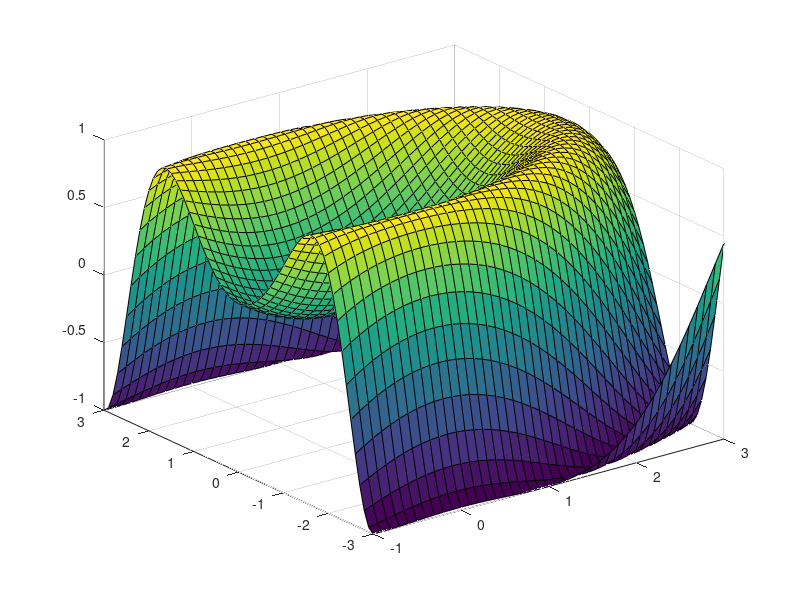
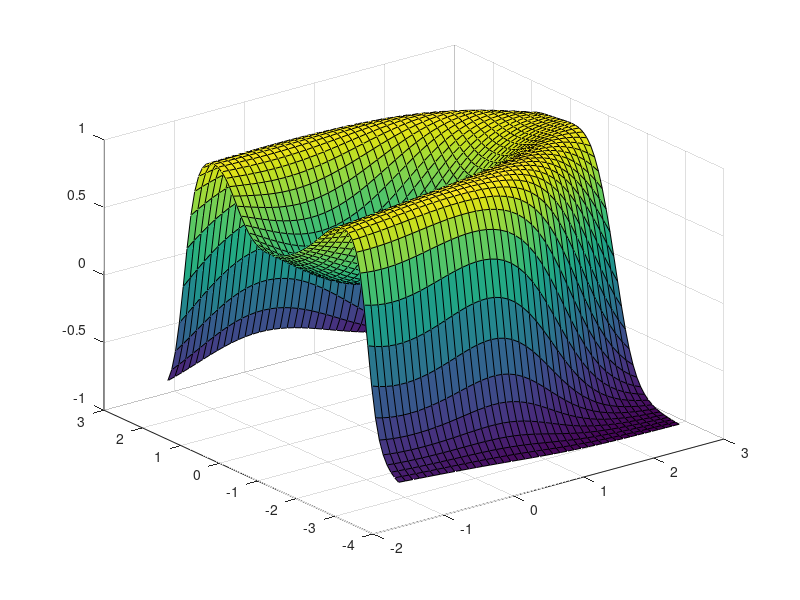

Reproduce these figures in MATLAB, in order.
clc
close all
clear all
x1=[-1:0.1:3] %x1 belongs to -1 to 3
x2=[-3:0.1:3] %x2 belongs to -3 to 3
[X1,X2]=meshgrid(x1,x2);
FX=sin((X1.^2)./4+(X2.^2)./2);
% mesh(X1,X2,FX);
surf(X1,X2,FX);


%sampling input x1,x2s to create target sequence

k=ones(61,41)
a=X1(:);
b=X2(:);
d=FX(:);
kk=k(:);

%colunm wise



%2-5-4-1 
%3 layer neural networks
m=5;
n=2;
k=4;
p=1;
%randomly assigning
w1=(rand(m,n+1)-0.5)./(n+1); %1 is bias
w2=(rand(k,m+1)-0.5)./(m+1);
w3=(rand(p,k+1)-0.5)./(k+1);

ct=1

old1=0;
old2=0;
old3=0;
%initating condition
s2(2501)=0
h2(2501)=0
for oi=1:100
    
%     i=0
% a=randperm(10)
% % this is matlab for loop not for c loop
% %colunm wise is taking
% for t=a
%     i=i+1
% end
e=randperm(length(a)); 
%be careful with randperm
for i=1:2501
X11(i)=a(e(i)); %here e f g are colunm number randomly choosen
X22(i)=b(e(i));
O44(i)=kk(e(i));
FX2(i)=d(e(i));
end
%w.r.t to e f g values in a,b,c are taken randomly


    for j=1:2501
    gamma=1;
x=[X11(j);X22(j);O44(j)]; 
%weights initating based on inputs and outputs
u1=w1*x;
o1=tanh(gamma.*u1);
o1b=[o1;1];
u2=w2*o1b;
o2=tanh(gamma.*u2);
o2b=[o2;1];
u3=w3*o2b;
yy=tanh(gamma.*u3); %output for given inputs
s2(j)=yy;

   %2-5-4-1 
ee(j)=FX2(j)-yy;

%back propgation
ssz=0.03; %alpha step size
%local vectors
d3=diag(ee(j))*(1-tanh((u3(1).^2)))';
dw3=ssz*d3*(o2b)';
d2=diag(((w3(:,1:4))')*(d3))*[(1-tanh((u2(1).^2))) (1-tanh(u2(2).^2)) (1-tanh(u2(3).^2)) (1-tanh(u2(4).^2))]';
dw2=ssz*d2*(o1b)';
d1=diag(((w2(:,1:5))')*(d2))*[(1-tanh((u1(1).^2))) (1-tanh(u1(2).^2)) (1-tanh(u1(3).^2)) (1-tanh(u1(4).^2)) (1-tanh(u1(5)).^2)]';
dw1=ssz*d1*(x)';

%updating weights
w3=w3+dw3;
w2=w2+dw2;
w1=w1+dw1;



%still need to stop updating criteria
%if trying  weights or error till zero then generalization occurs we need to prevent it

    end
    
    % for t=1:2501
%     rr=[X11(t);X22(t);O44(t)];
% u11=old1*rr;
% o11=tanh(gamma.*u11);
% o11b=[o11;1];
% u21=old2*o11b;
% o21=tanh(gamma.*u21);
% o21b=[o21;1];
% u31=old3*o21b;
% h2(t)=tanh(gamma.*u3); %output for given inputs
% end
% %error correction
% e=h2-s2;
% e1=abs(e);
% if (abs(e)<0.05)
%     ct=0
% end
% 
% old1=w1;
% old2=w2;
% old3=w3;
end


%making linearly output sofa shape
%need to fix weights 
%feed forward network
%without equation but creating based on weights we created

%recreating tried based on feed forward network weights should have almost shape
i1=[-1.2:0.1:2.8] %x1 belongs to -1 to 3
i2=[-3.2:0.1:2.8] %x2 belongs to -3 to 3
[q1,q2]=meshgrid(i1,i2);
i11=q1(:);
i22=q2(:);
[aaa bbb]=size(q1)
k=ones(aaa,bbb)
kk12=k(:);
gamma=1;
for bb=1:length(i11)
z=[i11(bb);i22(bb);kk12(bb)]; 
u1=w1*z;
o1=tanh(gamma.*u1);
o1b=[o1;1];
u2=w2*o1b;
o2=tanh(gamma.*u2);
o2b=[o2;1];
u3=w3*o2b;
oo(bb)=tanh(u3); %output for given inputs
end
oo1=vec2mat(oo,61)'
 g1=vec2mat(i11,61)'
 g2=vec2mat(i22,61)'
figure
 surf(g1,g2,oo1);
 %mesh or surf
%randperm and we are training network with limited samples which doesnt
%shape form from limited samples


  
  
  